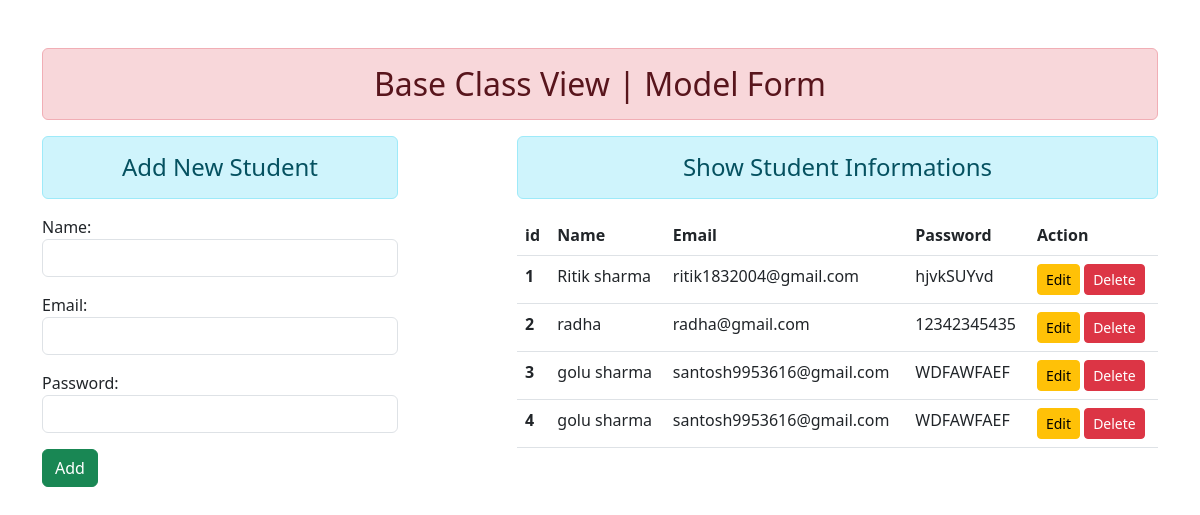
The page / on the database its author committed.
### enroll/models.py (models this page shows)
class User(models.Model):
    name = models.CharField( max_length=70 , blank=True)
    email = models.EmailField( max_length=254)
    password = models.CharField( max_length=100)

### enroll/views.py (the view, shortened to what this page needs)
# urls.py: path('' , views.addshow_data.as_view() , name="index"),
class addshow_data(TemplateView):
    template_name ='enroll/index.html'
    def get_context_data(self, **kwargs):
        context = super().get_context_data(**kwargs)
        fm = UserForm()
        stu = User.objects.all()
        context = {'datas' : stu , 'form' : fm}
        return context

### enroll/forms.py
class UserForm(forms.ModelForm):
    class Meta:
        model = User
        fields = ['name' , 'email' , 'password']
        widgets = {'name' : forms.TextInput(attrs={'class' : 'form-control'}),
        'email' : forms.EmailInput(attrs={'class' : 'form-control'}),
        'password' : forms.PasswordInput( render_value=True , attrs={'class' : 'form-control'})}
        error_messages = {'name' : {'required' : 'please Provide your name  name '},
        'email' : {'required' : "please Provide your Email"},
         'password' : {'required' : "please Provide your Passowrd "}}

### enroll/templates/enroll/index.html (shortened to what this page needs)
{% extends 'enroll/base.html' %}
{% block content %}
<div class="row">
    <div class="col-sm-4">
        <h4 class="alert alert-info text-center">Add New Student  </h4>
        <form action="" ,  method="post" novaliadte >
        {{form.as_p}}
        <button type="submit"  class="btn btn-success" value="value"> Add </button>
        </form>
    </div>
    <div class="col-sm-7 offset-1">
        <h4 class="text-center alert alert-info "> Show Student Informations </h4>
        {% if datas  %}
        <table class="table table-hover">
            <tr>
                <th scope="col">id</th>
                <th scope="col">Name</th>
                <th scope="col">Email</th>
                <th scope="col">Password</th>
                <th scope="col">Action </th>
            </tr>
            <thead>
                <tbody>
                    <tr>
                        {% for st  in datas  %}
                        <th scope="row">{{st.id}}
                        </th>
                        <td>{{st.name}}</td>
                       <td>{{st.email}}</td>
                        <td>{{st.password}}</td>
                         <td>
                            <a href="/update/{{st.id}}" class="btn btn-warning btn-sm">Edit</a>
                            <a href="/delete/{{st.id}}/" class="btn btn-danger btn-sm">Delete</a>
                         </td>
                        </tr>
                        {% endfor %}
</tbody>
            </thead>
        </table>
        {% else %}
        NO Data
        {% endif %}
    </div>
</div>
{% endblock content %}

### enroll/templates/enroll/base.html (shortened to what this page needs)
<!DOCTYPE html>
{% load static %}
<html lang="en">
<head>
    <link rel="stylesheet" href="{% static 'enroll/css/all.mim.js' %}">
    <link rel="stylesheet" href="{% static 'enroll/css/bootstrap.css' %}">
</head>
<body>
    <div class="container mt-5">
        {% block head %}
        <h2 class="text-center alert alert-danger">Base Class View | Model Form </h2>
        {% endblock head %}
        {% block content %}
        {% endblock content %}
    </div>
</body>
</html>

### rows shown on the page
User: id "1", name "Ritik sharma", email "ritik1832004@gmail.com", password "hjvkSUYvd"
User: id "2", name "radha", email "radha@gmail.com", password "12342345435"
User: id "3", name "golu sharma", email "santosh9953616@gmail.com", password "WDFAWFAEF"
User: id "4", name "golu sharma", email "santosh9953616@gmail.com", password "WDFAWFAEF"
